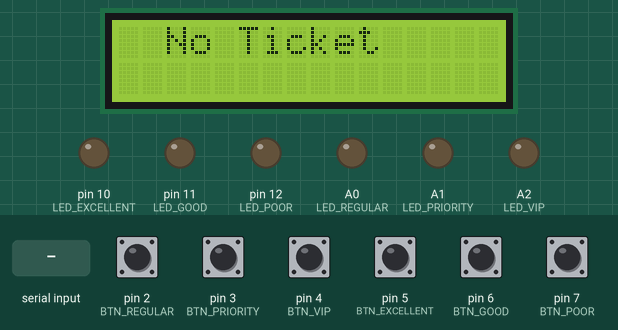
The sketch below on a simulated Arduino Uno, built with avr-gcc and run on an emulated ATmega328P. On the bench: 16×2 character LCD, output pins drawn as LEDs (lit = HIGH). Inputs (shaded band) come from the test bench; at power-on: pin 2 (BTN_REGULAR), pin 3 (BTN_PRIORITY), pin 4 (BTN_VIP), pin 5 (BTN_EXCELLENT), pin 6 (BTN_GOOD), pin 7 (BTN_POOR) HIGH. What the sketch prints to the serial monitor is not drawn.

Above: at 1.2 s.
1.3 s: "1\n" received over Serial
At 2.3 s:
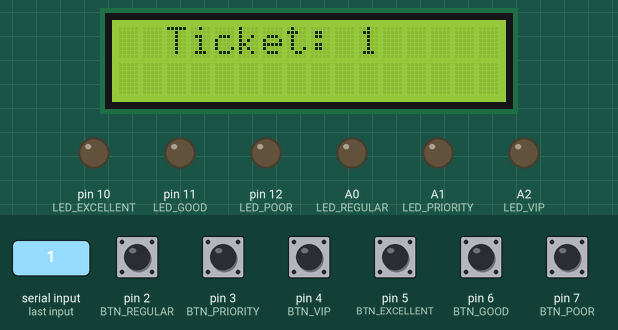
2.8 s: pin 2 (BTN_REGULAR) pulled LOW for 1 s
At 3.5 s:
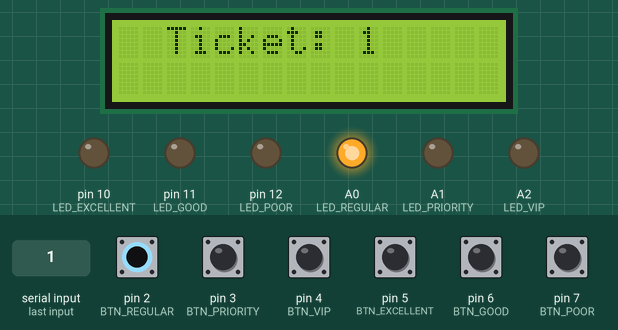
6.2 s: pin 3 (BTN_PRIORITY) pulled LOW for 0.15 s
At 6.7 s:
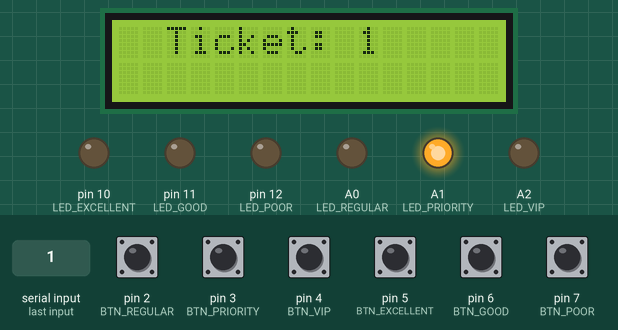
8.7 s: pin 4 (BTN_VIP) pulled LOW for 0.15 s
At 9.4 s:
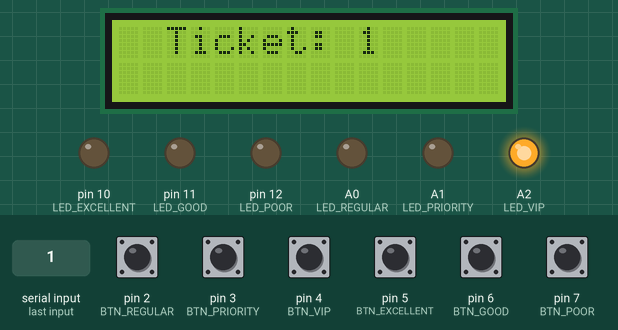
11.1 s: pin 5 (BTN_EXCELLENT) pulled LOW for 0.15 s
At 11.6 s:
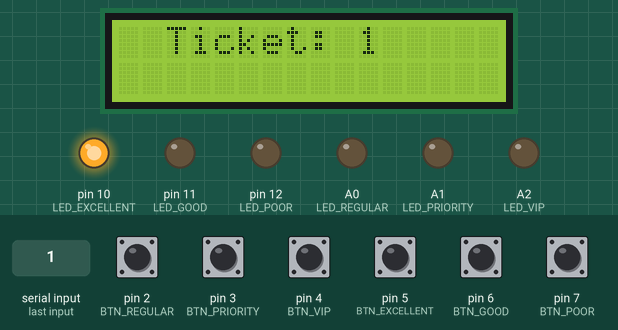
13.5 s: pin 6 (BTN_GOOD) pulled LOW for 0.15 s
At 14.3 s:
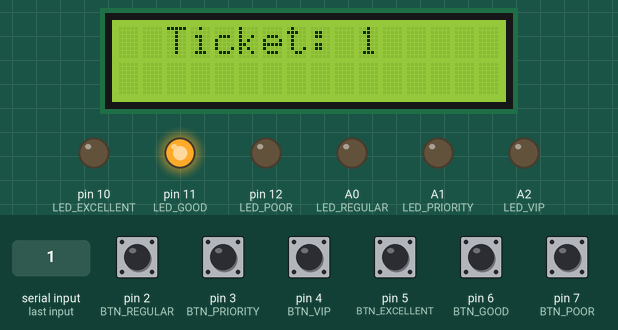
Timing chart, 0 to 16.5 s (numbered marks = the images above; inputs shaded):
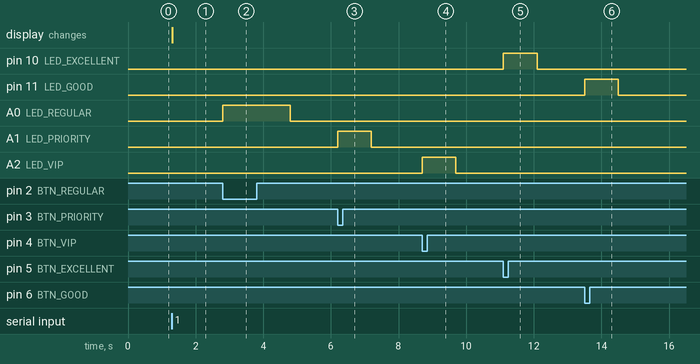

Measured:
- after the input at 1.3 s, the display: changes at once (image 1)
- after the input at 2.8 s, A0 (LED_REGULAR): LOW → HIGH at once, → LOW 2.0 s later
- after the input at 6.2 s, A1 (LED_PRIORITY): LOW → HIGH at once, → LOW 1.0 s later
- after the input at 8.7 s, A2 (LED_VIP): LOW → HIGH at once, → LOW 1.0 s later
- after the input at 11.1 s, pin 10 (LED_EXCELLENT): LOW → HIGH at once, → LOW 1.0 s later
- after the input at 13.5 s, pin 11 (LED_GOOD): LOW → HIGH at once, → LOW 1.0 s later

The sketch:

DEMOQUEUEBUTTON_withLCD.ino
```cpp
#include <Wire.h>
#include <LiquidCrystal_I2C.h>

// LCD I2C address (commonly 0x27 or 0x3F)
LiquidCrystal_I2C lcd(0x27, 16, 2);

// Button input pins
const int BTN_REGULAR   = 2;
const int BTN_PRIORITY  = 3;
const int BTN_VIP       = 4;
const int BTN_EXCELLENT = 5;
const int BTN_GOOD      = 6;
const int BTN_POOR      = 7;

// Extra Button
// const int BTN_EXTRA1     = 8;
// const int BTN_EXTRA2     = 9;
// const int BTN_EXTRA3     = 13;
// const int BTN_EXTRA4     = A3;


// LED output pins
const int LED_REGULAR   = A0;
const int LED_PRIORITY  = A1;
const int LED_VIP       = A2;
const int LED_EXCELLENT = 10;
const int LED_GOOD      = 11;
const int LED_POOR      = 12;

// Timing control
unsigned long ledOnTime = 0;
unsigned long ledDuration = 0;
int currentLED = -1;

// Ticket display timer
unsigned long lastTicketTime = 0;
bool ticketDisplayed = false;

void setup() {
  Serial.begin(9600);

  // Setup input pins with pull-up resistorsc:\Users\OSTI_ITCENTRAL\Downloads\btsss.h
  pinMode(BTN_REGULAR, INPUT_PULLUP);
  pinMode(BTN_PRIORITY, INPUT_PULLUP);
  pinMode(BTN_VIP, INPUT_PULLUP);
  pinMode(BTN_EXCELLENT, INPUT_PULLUP);
  pinMode(BTN_GOOD, INPUT_PULLUP);
  pinMode(BTN_POOR, INPUT_PULLUP);

  // Setup LED pins as outputs
  pinMode(LED_REGULAR, OUTPUT);
  pinMode(LED_PRIORITY, OUTPUT);
  pinMode(LED_VIP, OUTPUT);
  pinMode(LED_EXCELLENT, OUTPUT);
  pinMode(LED_GOOD, OUTPUT);
  pinMode(LED_POOR, OUTPUT);

  // Ensure all LEDs are off
  digitalWrite(LED_REGULAR, LOW);
  digitalWrite(LED_PRIORITY, LOW);
  digitalWrite(LED_VIP, LOW);
  digitalWrite(LED_EXCELLENT, LOW);
  digitalWrite(LED_GOOD, LOW);
  digitalWrite(LED_POOR, LOW);

  // LCD init
  lcd.init();
  lcd.backlight();
  lcd.setCursor(2, 0);
  lcd.print("No Ticket");

  Serial.println("Queue & Feedback System Ready");
}

void loop() {
  // === Button checks (only when LED is off) ===
  if (currentLED == -1) {
    if (digitalRead(BTN_REGULAR) == LOW) {
      activateLED(LED_REGULAR, 1000, "2");
    } else if (digitalRead(BTN_PRIORITY) == LOW) {
      activateLED(LED_PRIORITY, 1000, "3");
    } else if (digitalRead(BTN_VIP) == LOW) {
      activateLED(LED_VIP, 1000, "4");
    } else if (digitalRead(BTN_EXCELLENT) == LOW) {
      activateLED(LED_EXCELLENT, 1000, "5");
    } else if (digitalRead(BTN_GOOD) == LOW) {
      activateLED(LED_GOOD, 1000, "6");
    } else if (digitalRead(BTN_POOR) == LOW) {
      activateLED(LED_POOR, 1000, "7");
    }
  }

  // === Always check for Serial messages ===
  if (Serial.available() > 0) {
    String message = Serial.readStringUntil('\n');
    lcd.clear();
    lcd.setCursor(2, 0);
    lcd.print("Ticket:");
    lcd.setCursor(10, 0);
    lcd.print(message);

    // Start ticket display timer
    lastTicketTime = millis();
    ticketDisplayed = true;
  }

  // === Return to "No Ticket" after 30s ===
  if (ticketDisplayed && (millis() - lastTicketTime >= 30000)) {
    lcd.clear();
    lcd.setCursor(2, 0);
    lcd.print("No Ticket");
    ticketDisplayed = false;
  }

  // === Turn off LED after duration ===
  if (currentLED != -1 && millis() - ledOnTime >= ledDuration) {
    digitalWrite(currentLED, LOW);
    currentLED = -1;
  }
}

// === Helper function ===
void activateLED(int ledPin, int duration, const char* label) {
  digitalWrite(ledPin, HIGH);
  ledOnTime = millis();
  ledDuration = duration;
  currentLED = ledPin;

  // For debugging / logging
  Serial.println(label);
}
```
